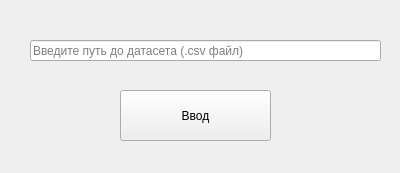
<?xml version="1.0" encoding="UTF-8"?>
<ui version="4.0">
 <class>StartWidget</class>
 <widget class="QWidget" name="StartWidget">
  <property name="geometry">
   <rect>
    <x>0</x>
    <y>0</y>
    <width>400</width>
    <height>173</height>
   </rect>
  </property>
  <property name="windowTitle">
   <string>Form</string>
  </property>
  <widget class="QLineEdit" name="input_field">
   <property name="geometry">
    <rect>
     <x>30</x>
     <y>40</y>
     <width>351</width>
     <height>21</height>
    </rect>
   </property>
   <property name="placeholderText">
    <string>Введите путь до датасета (.csv файл)</string>
   </property>
  </widget>
  <widget class="QPushButton" name="enter_button">
   <property name="geometry">
    <rect>
     <x>120</x>
     <y>90</y>
     <width>151</width>
     <height>51</height>
    </rect>
   </property>
   <property name="text">
    <string>Ввод</string>
   </property>
  </widget>
 </widget>
 <resources/>
 <connections/>
</ui>
